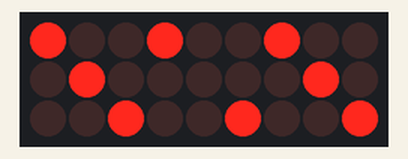
Bench run of a sketch on a simulated Arduino Uno, built with avr-gcc and run on an emulated ATmega328P. Parts: 9×3 LED matrix. Wiring (inferred from the names in the program): LED cube drawn one layer per row (orientation assumed): layers pin 11, pin 12, pin 13; columns pin 2, pin 3, pin 4, pin 5, pin 6, pin 7, pin 8, pin 9, pin 10.

Above: at 0.17 s.
At 4.89 s:
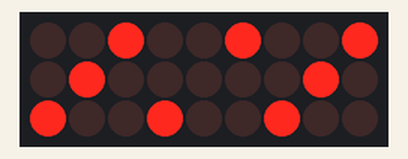
At 9.59 s:
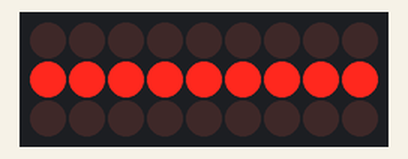
At 19.87 s:
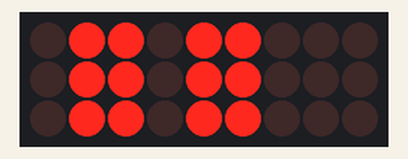
At 29.07 s:
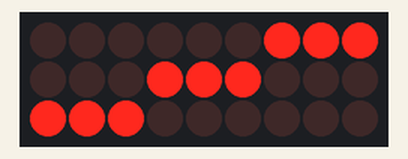
At 39.77 s:
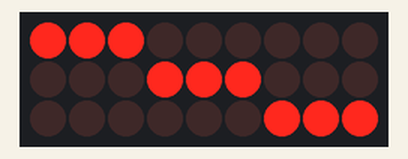

The sketch:

MyLEDCube_6.ino
```cpp
int camada[3] ={11,12,13};
int ledPin[9] = {2,3,4,5,6,7,8,9,10};// pinos de dados

byte aux[4] = {B00000000, B00000000, B00000000, B00000000};

                   // camada 0   camada 1  camada 2
                                                     //012  camada
               //led  01234567   01234567   01234567   888 ultimo led de cada camada
byte efeito1[16] = { B10010010, B01000001, B00100100, B00100000,
                     B00000000, B11110111, B00000000, B01000000,
                     B00100100, B01000001, B10010010, B10000000,
                     B01001001, B01000001, B01001001, B00000000};

byte efeito2[12] = { B11111111, B00000000, B00000000, B10000000,
                     B00000000, B11111111, B00000000, B01000000,
                     B00000000, B00000000, B11111111, B00100000};

byte efeito3[8] = { B01011101, B01011101, B01011101, B00000000,
                    B10101010, B10101010, B10101010, B11100000};

byte efeito4[16] = {B00011011, B00011011, B00011011, B00000000,
                    B11011000, B11011000, B11011000, B00000000,
                    B01101100, B01101100, B01101100, B00000000,
                    B00001101, B00001101, B00001101, B11100000};

byte efeito5[32] = {B11100000, B11100000, B11100000, B00000000,
                    B11100000, B00011100, B00000011, B00100000,
                    B11111111, B00000000, B00000000, B10000000,
                    B00000011, B00011100, B11100000, B10000000,
                    B00000011, B00000011, B00000011, B11100000,
                    B00000011, B00011100, B11100000, B10000000,
                    B11111111, B00000000, B00000000, B10000000,
                    B11100000, B00011100, B00000011, B00100000};


byte efeito6[40] ={B00000011, B00010100, B11100000, B10000000,
                   B10010010, B01000001, B00100100, B00100000,
                   B00000000, B11110111, B00000000, B01000000,
                   B00100100, B01000001, B10010010, B10000000,
                   B01000001, B01000001, B01001001, B00000000,
                   B11100000, B00010100, B00000011, B00100000,
                   B10010010, B01000001, B00100100, B00100000,
                   B00000000, B11110111, B00000000, B01000000,
                   B00100100, B01000001, B10010010, B10000000,
                   B01000001, B01000001, B01001001, B00000000};

byte efeito7[64] ={B10010000,B10010000,B10010000,B00000000,
                   B10001000,B10001000,B10001000,B00000000,
                   B11000000,B11000000,B11000000,B00000000,
                   B01001000,B01001000,B01001000,B00000000,
                   B01100000,B01100000,B01100000,B00000000,
                   B00101000,B00101000,B00101000,B00000000,
                   B00100100,B00100100,B00100100,B00000000,
                   B00001100,B00001100,B00001100,B00000000,
                   B00000100,B00000100,B00000100,B11100000,
                   B00001000,B00001000,B00001000,B11100000,
                   B00000001,B00000001,B00000001,B11100000,
                   B00001001,B00001001,B00001001,B00000000,
                   B00000011,B00000011,B00000011,B00000000,
                   B00001010,B00001010,B00001010,B00000000,
                   B00010010,B00010010,B00010010,B00000000,
                   B00011000,B00011000,B00011000,B00000000};

int i =0;
int j=0;
int a =0;
int frame_time = 10;   // quantidade de iteracoes da cada frame

void setup()
{
  int i;
  for(i=0;i<3;i++)
  pinMode(camada[i], OUTPUT);  // pinos como saida

  for(i=0;i<9;i++)
  pinMode(ledPin[i], OUTPUT);  // pinos como saida

}


void loop() // laço principal
{
 cubo(efeito1, 16, 10);  // vetor de efeito, qtd de bytes, numero de repeticoes de exibicao
 cubo(efeito2, 12, 10);
 cubo(efeito3, 8, 10);
 cubo(efeito4, 16, 10);
 cubo(efeito5, 32, 10);
 cubo(efeito6, 40, 5);
 cubo(efeito7, 64, 10);

}  // fim do laço principal


 void cubo(byte *efeito, int tamanho, int repet)
 {
    while(repet > 0)
    {
         /* copia os bytes 4 a 4 para o vetor auxilias
         na primeira iteração copia os 4 primeiros bytes do vetor efeito escolhido
         na segunda os 4 bytes seguintes
         repete até o final do vetor */

     for(int cnt1 =0; cnt1 < tamanho;)
      {
       for(int cnt2 =0; cnt2 < 4; cnt2 ++)  // copia 4 bytes
        {
         aux[cnt2] = efeito[cnt1];
         cnt1 ++;
        }
      mostra_frame();//acende os leds correspondentes aos 4 bytes
     }
     repet --;
   }
 }


  void mostra_frame()
  {
    for(int cnt=0; cnt< frame_time; cnt++)
    {
       for(j=0; j< 3; j++) // seleciona a camada
       {
         digitalWrite(camada[j], HIGH); // polariza o transistor correspondente a camada j
                                        // o que liga os catodos desta camadaao GND
         for(a=0; a< 8; a++) // verifica bit a bit o byte correspondente a camada ativa
         {
           if(bitRead(aux[j] , a) == 1)  // se o bit for 1
             digitalWrite( ledPin[7-a], HIGH); //acende o led correspondente
           else
             digitalWrite( ledPin[7-a], LOW); // se for 0 apaga

           if(bitRead(aux[3] , 7-j) == 1)  // verifica o bit do nono led que está no quarto byte
             digitalWrite( ledPin[8], HIGH);
           else
            digitalWrite( ledPin[8], LOW);
        }
        delay(7);
        digitalWrite(camada[j], LOW);
      }
   }
 }
```
